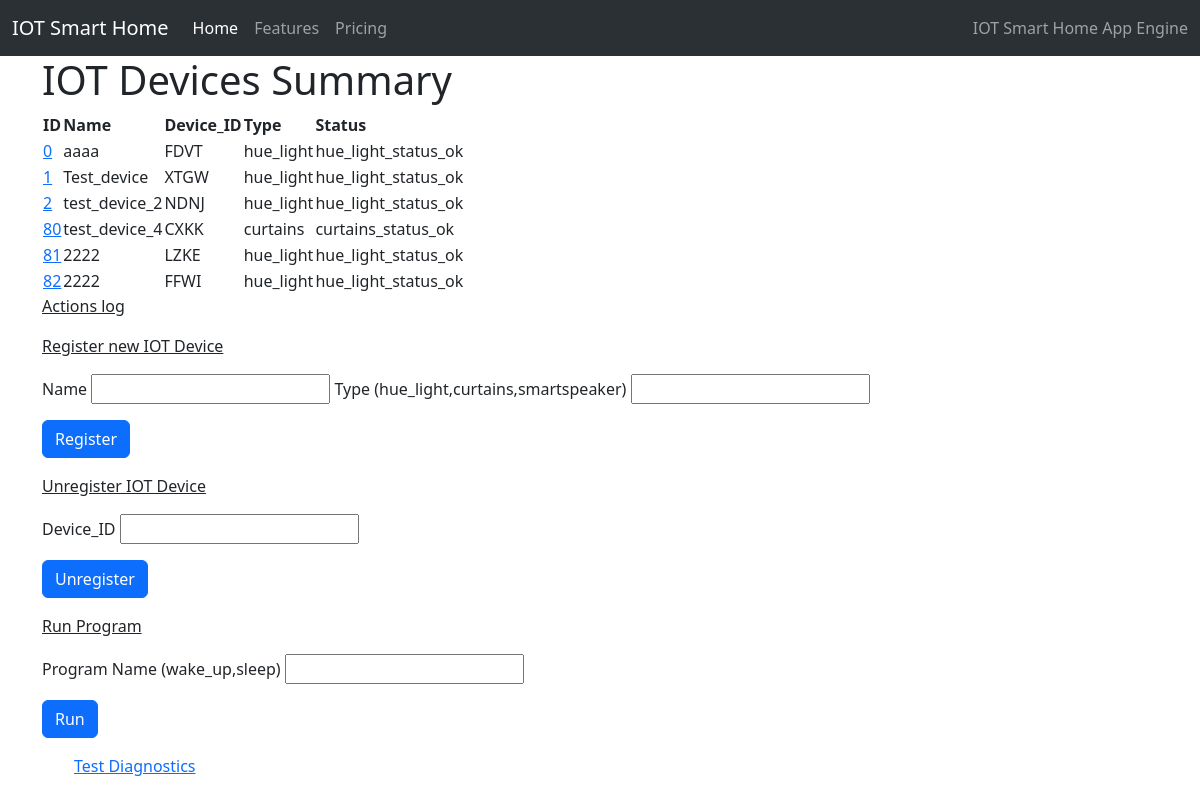
The app's page /iot_control/ with its own data.
### iot_control/models.py (models this page shows, shortened)
class Devices(models.Model):
    name = models.CharField(max_length=30)
    device_id = models.CharField(max_length=30)
    type = models.CharField(max_length=8)
    status = models.CharField(max_length=20)

### iot_control/views.py (the view, shortened to what this page needs)
# urls.py: path("", views.show_list, name="show_list"),
def show_list(request):
    if request.method == "GET":
        p = service.show_list()
        return render(request, "iot_control/list.html", {"iot_control": p})

### iot_control/services.py (called while the page is built)
    @classmethod
    def from_django_model(cls, m: ModelDevices) -> "DevicesDTO":
        return DevicesDTO(
            id=m.id, name=m.name, device_id=m.device_id, type=m.type, status=m.status
        )

    @classmethod
    def show_list(cls) -> list[DevicesDTO]:
        devices: list[DevicesDTO] = [
            DevicesDTO.from_django_model(m) for m in ModelDevices.objects.all()
        ]
        return devices

### iot_control/templates/iot_control/list.html (shortened to what this page needs)
{% extends 'base.html' %}
{% block content %}
<h1>IOT Devices Summary</h1>
<table>
    <thead>
        <th>ID</th>
        <th>Name</th>
        <th>Device_ID</th>
        <th>Type</th>
        <th>Status</th>
    </thead>
    <tbody>
        {% for p in iot_control %}
        <tr>
            <td><a href="{% url 'iot_control:details' p.id %}">{{p.id}}</a></td>
            <td>{{p.name}}</td>
            <td>{{p.device_id}}</td>
            <td>{{p.type}}</td>
            <td>{{p.status}}</td>
        </tr>
        {% endfor %}
    </tbody>
</table>
<p>
    <label for="label"><u>Actions log</u></label>
</p>
{% include "iot_control/includes/iot_control_form.html" %}
{% include "iot_control/includes/iot_control_form_unregister.html" %}
{% include "iot_control/includes/iot_control_form_run.html" %}
<ul>
<td><a href="{% url 'iot_control:execute_test_diagnostics' %}">Test Diagnostics</a></td>
</ul>
{% endblock %}

### iot_control/templates/base.html (shortened to what this page needs)
<!DOCTYPE html>
<html lang="en">
<head>
    <link href="https://cdn.jsdelivr.net/npm/bootstrap@5.3.2/dist/css/bootstrap.min.css" rel="stylesheet">
</head>
<body>
    <nav class="navbar navbar-expand-lg bg-body-tertiary" data-bs-theme="dark">
        <div class="container-fluid">
          <a class="navbar-brand" href="#">IOT Smart Home</a>
          <div class="collapse navbar-collapse" id="navbarText">
            <ul class="navbar-nav me-auto mb-2 mb-lg-0">
              <li class="nav-item">
                <a class="nav-link active" aria-current="page" href="#">Home</a>
              </li>
              <li class="nav-item">
                <a class="nav-link" href="#">Features</a>
              </li>
              <li class="nav-item">
                <a class="nav-link" href="#">Pricing</a>
              </li>
            </ul>
            <span class="navbar-text">
              IOT Smart Home App Engine
            </span>
          </div>
        </div>
      </nav>
    <div class="container">
    {% block content %}
    {% endblock %}
    </div>
</body>
</html>

### iot_control/templates/iot_control/includes/iot_control_form.html (shortened to what this page needs)
<div>
    <form method="POST">
        <form method="POST">
            <p>
                <label for="label"><u>Register new IOT Device</u></label>
            </p>
            <p>
                <label for="name">Name</label>
                <input id="p_name" type="text" name="pos_name" maxlength="255" required>
                <label for="type">Type (hue_light,curtains,smartspeaker) </label>
                <input id="p_type" type="text" name="pos_type" maxlength="255" required>
            </p>
            <p>
                <td><input type="submit" class="btn btn-primary" value="Register" name="_register"></td>
            </p>
        </form>
</div>

### iot_control/templates/iot_control/includes/iot_control_form_unregister.html (shortened to what this page needs)
<div>
    <form method="POST">
        <form method="POST">
            <p>
                <label for="label"><u>Unregister IOT Device</u></label>
            </p>
            <p>
                <label for="device_id">Device_ID</label>
                <input id="p_name" type="text" name="pos_device_id" maxlength="255" required>
            </p>
            <p>
                <td><input type="submit" class="btn btn-primary" value="Unregister" name="_unregister"></td>
            </p>
        </form>
</div>

### iot_control/templates/iot_control/includes/iot_control_form_run.html (shortened to what this page needs)
<div>
    <form method="POST">
        <form method="POST">
            <p>
                <label for="label"><u>Run Program </u></label>
            </p>
            <p>
                <label for="device_id">Program Name (wake_up,sleep)</label>
                <input id="p_name" type="text" name="pos_program_name" maxlength="255" required>
            </p>
            <p>
                <td><input type="submit" class="btn btn-primary" value="Run" name="_run_program"></td>
            </p>
        </form>
</div>

### records on screen
Devices: name "aaaa", device_id "FDVT", type "hue_light", status "hue_light_status_ok"
Devices: name "Test_device", device_id "XTGW", type "hue_light", status "hue_light_status_ok"
Devices: name "test_device_2", device_id "NDNJ", type "hue_light", status "hue_light_status_ok"
Devices: name "test_device_4", device_id "CXKK", type "curtains", status "curtains_status_ok"
Devices: name "2222", device_id "LZKE", type "hue_light", status "hue_light_status_ok"
Devices: name "2222", device_id "FFWI", type "hue_light", status "hue_light_status_ok"

### other values on screen
{{ p.id }} "0" "1" "2" "80" "81" "82"
